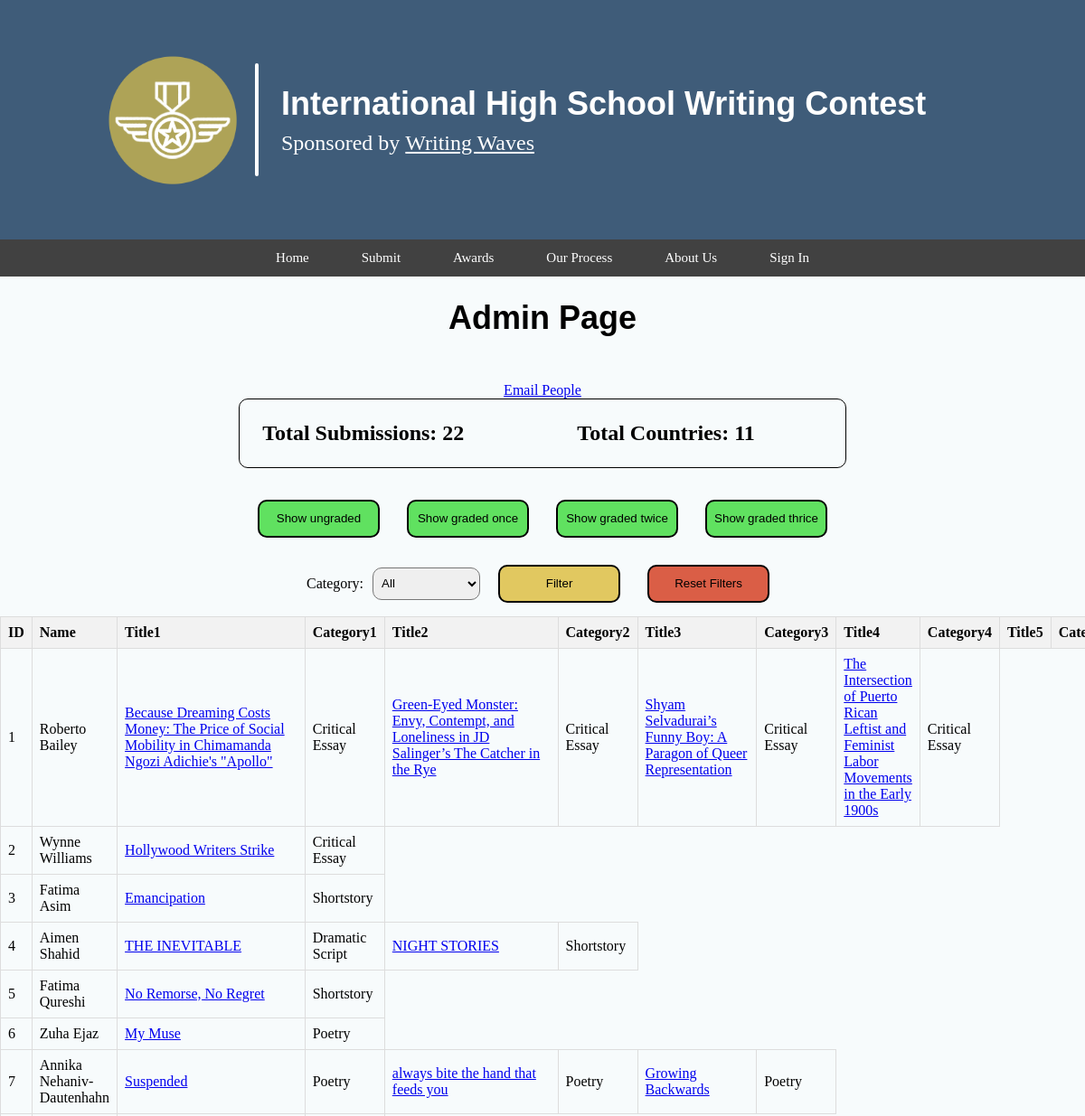
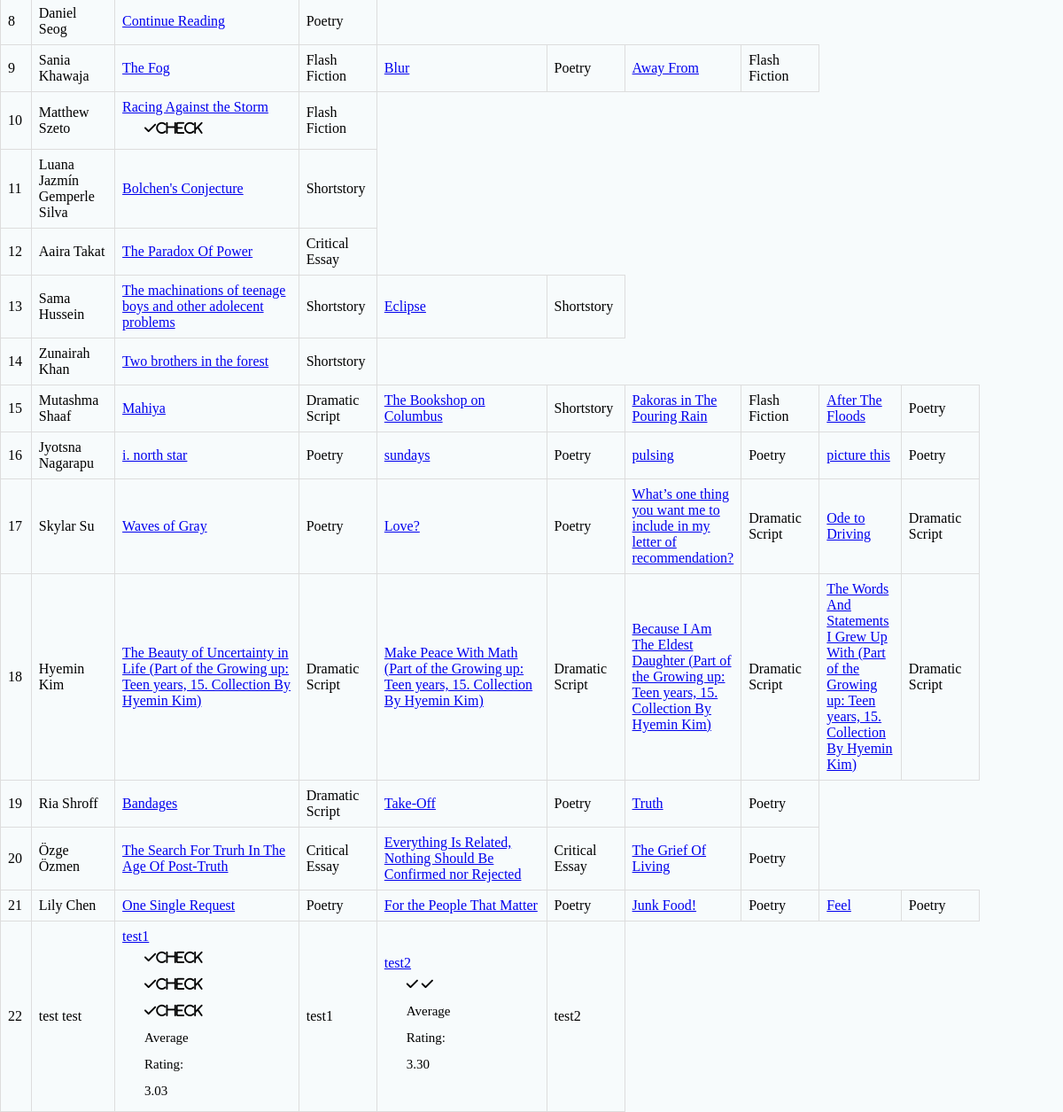
Before: /admin-page/ with the older database file (2 pictures, top to bottom).
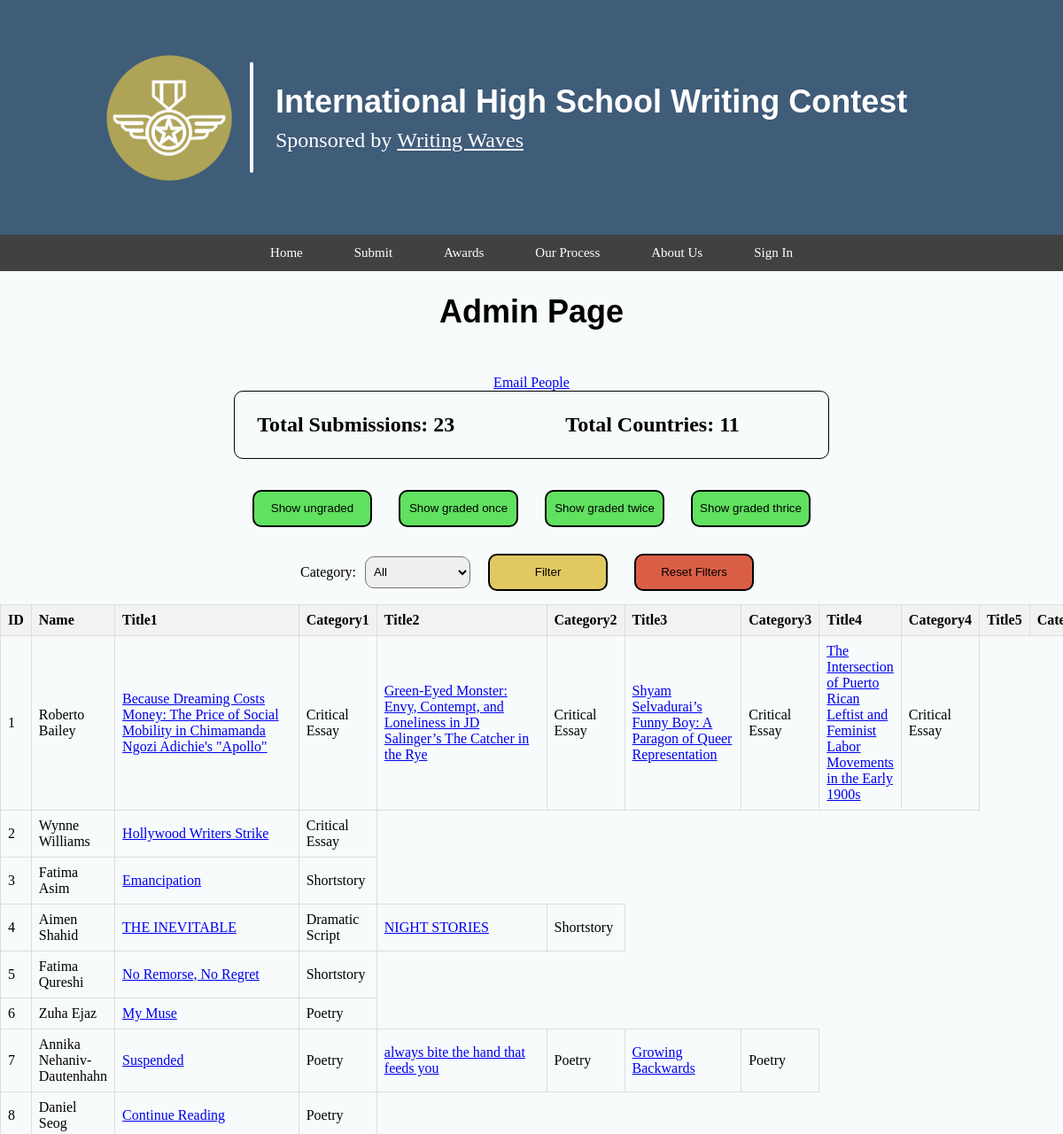
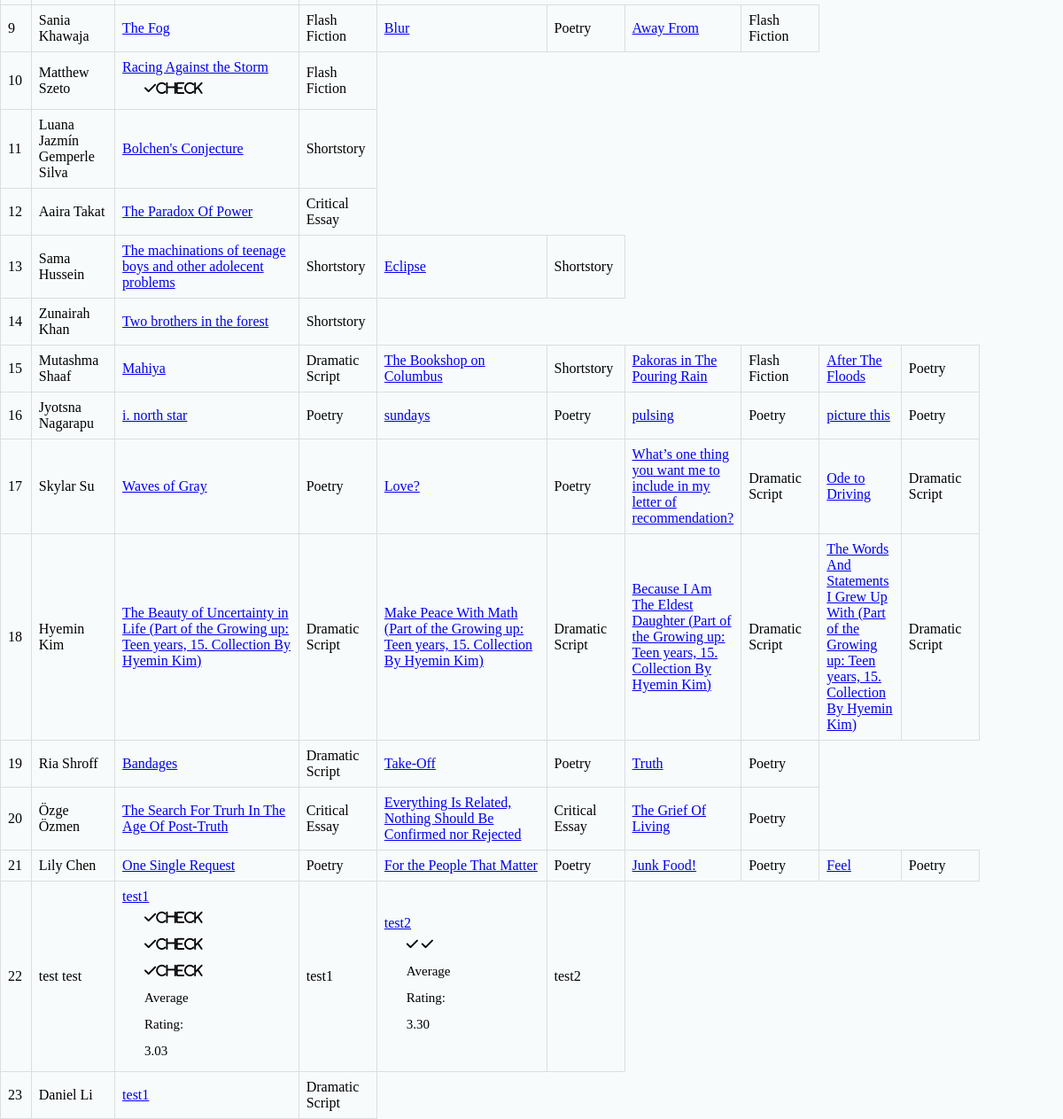
After: the same page with the newer database file (2 pictures, top to bottom).
### website_data/models.py (models this page shows, shortened)
class TestFileModel(models.Model):
    firstname = models.CharField(default="___", max_length=100, blank=True)
    lastname = models.CharField(default="___", max_length=100, blank=True)
    email = models.CharField(default="___", max_length=100, blank=True)
    phone_number = models.CharField(default="___", max_length=100, blank=True)
    country = models.CharField(default="___", max_length=100, blank=True)
    city = models.CharField(default="___", max_length=100, blank=True)
    zipcode = models.CharField(default="___", max_length=100, blank=True)
    grade_level = models.CharField(default="___", max_length=100, blank=True)
    birthday = models.DateField(default="1990-01-01", blank=True)
    school_name = models.CharField(default="___", max_length=100, blank=True)
    school_address = models.CharField(default="___", max_length=100, blank=True)
    parent_firstname = models.CharField(default="___", max_length=100, blank=True)
    parent_lastname = models.CharField(default="___", max_length=100, blank=True)
    parent_email = models.CharField(default="___", max_length=100, blank=True)
    parent_phone_number = models.CharField(default="___", max_length=100, blank=True)
    category1 = models.CharField(default="___", max_length=100, blank=True)
    title1 = models.CharField(default="___", max_length=100, blank=True)
    word_count1 = models.CharField(default="___", max_length=100, blank=True)
    pdf_file1 = models.FileField(default="___", blank=True)
    category2 = models.CharField(default="___", max_length=100, blank=True)
    title2 = models.CharField(default="___", max_length=100, blank=True)
    word_count2 = models.CharField(default="___", max_length=100, blank=True)
    pdf_file2 = models.FileField(default="___", blank=True)
    category3 = models.CharField(default="___", max_length=100, blank=True)
    title3 = models.CharField(default="___", max_length=100, blank=True)
    word_count3 = models.CharField(default="___", max_length=100, blank=True)
    pdf_file3 = models.FileField(default="___", blank=True)
    category4 = models.CharField(default="___", max_length=100, blank=True)
    title4 = models.CharField(default="___", max_length=100, blank=True)
    word_count4 = models.CharField(default="___", max_length=100, blank=True)
    pdf_file4 = models.FileField(default="___", blank=True)
    category5 = models.CharField(default="___", max_length=100, blank=True)
    title5 = models.CharField(default="___", max_length=100, blank=True)
    word_count5 = models.CharField(default="___", max_length=100, blank=True)
    pdf_file5 = models.FileField(default="___", blank=True)
    judge_model1 = models.OneToOneField(
        JudgeModel1, related_name="test_file_model", on_delete=models.SET_NULL, null=True, blank=True, default=None
    )
    judge_model2 = models.OneToOneField(
        JudgeModel2, related_name="test_file_model", on_delete=models.SET_NULL, null=True, blank=True, default=None
    )
    judge_model3 = models.OneToOneField(
        JudgeModel3, related_name="test_file_model", on_delete=models.SET_NULL, null=True, blank=True, default=None
    )
    average_rating = models.FloatField(null=True, blank=True, default=None)     # Field to store average rating
    all_judges_filled = models.BooleanField(default=False)
    is_email_notified = models.BooleanField(default=False)
    is_active = models.BooleanField(default=True)
    AWARD_CATEGORIES = (
        ('gold', 'Gold'),
        ('silver', 'Silver'),
        ('bronze', 'Bronze'),
        ('honor', 'Honor'),
        ('no_award', 'No Award'),
    )
    award = models.CharField(
        max_length=10,
        choices=AWARD_CATEGORIES,
        default='no_award',
        blank=True,
        help_text="Select the award category"
    )
    class Meta:
        verbose_name = "Student Submission"

class JudgeModel1(models.Model):
    graded_by = models.CharField(max_length=50)
    review = models.CharField(max_length=300, default='', null=True, blank=True)
    rating = models.CharField(max_length=5)
    submission = models.CharField(max_length=5, default='', null=True, blank=True)
    sub_number = models.CharField(max_length=5, default='', null=True, blank=True)

class JudgeModel2(models.Model):
    graded_by = models.CharField(max_length=50)
    review = models.CharField(max_length=300, default='', null=True, blank=True)
    rating = models.CharField(max_length=5)
    submission = models.CharField(max_length=5, default='', null=True, blank=True)
    sub_number = models.CharField(max_length=5, default='', null=True, blank=True)

class JudgeModel3(models.Model):
    graded_by = models.CharField(max_length=50)
    review = models.CharField(max_length=300, default='', null=True, blank=True)
    rating = models.CharField(max_length=5)
    submission = models.CharField(max_length=5, default='', null=True, blank=True)
    sub_number = models.CharField(max_length=5, default='', null=True, blank=True)

### website_data/views.py (the view)
# urls.py: path('admin-page/', views.admin_page),
def admin_page(request):
    combined_model = list(JudgeModel1.objects.all().values()) + list(JudgeModel2.objects.all().values()) + list(JudgeModel3.objects.all().values())
    graded_lst = [int(i['submission']) for i in combined_model]
    countries = [d['country'] for d in list(TestFileModel.objects.all().values())]
    countries = set(countries)
    return render(request, "admin_page.html", {"submissions": list(TestFileModel.objects.all().values()),
                                               "gradings": combined_model,
                                               "graded_lst": graded_lst,
                                               "countries": countries})

### website_data/templates/admin_page.html (shortened to what this page needs)
{% load static %}
<!DOCTYPE html>
<html lang="en">
  <head>
    <link rel="stylesheet" href="../static/style.css" />
  </head>
  <body>
    <ul class="top-nav">
      <img class="logo" src="../static/jack_logo.png" alt="">
      <div class="vl"></div>
      <div class="title-nav">
        <h1>International High School Writing Contest</h1>
        <div class="underline-text">
          <h2>Sponsored by</h2>
          <h2 style="text-decoration: underline; margin-left: 6px !important;">Writing Waves</h2>
        </div>
      </div>
    </ul>
    <nav>
      <ul class="right">
        <li><a href="/home" style="color: white; background-color: rgba(0, 0, 0, 0);">Home</a></li>
        <li><a href="/submit">Submit</a></li>
        <li><a href="/awards">Awards</a></li>
        <li><a href="/process">Our Process</a></li>
        <li><a href="/about">About Us</a></li>
        <li><a href="/sign-in">Sign In</a></li>
      </ul>
    </nav>
    <h1>Admin Page</h1>
    <a href="/admin-page/email-page" style="text-align: center;">Email People</a>
    <div style="display: flex;border: 1px solid black;border-radius: 10px;margin: 0 auto 20px auto;">
      <h2>Total Submissions: {{submissions|length}}</h2>
      <h2>Total Countries: {{countries|length}}</h2>
    </div>
    <div class="filter-box">
      <button onclick="showUngraded()">Show ungraded</button>
      <button onclick="showGradedOnce()">Show graded once</button>
      <button onclick="showGradedTwice()">Show graded twice</button>
      <button onclick="showGradedThrice()">Show graded thrice</button>
    </div>
    <div class="filter-box">
      <label for="category">Category:</label>
      <select id="category" name="category">
          <option value="all">All</option>
      </select>
      <button onclick="filter()" style="background-color: #e1c860 !important;">Filter</button>
      <button onclick="javascript:window.location.reload()" style="background-color: #da5e46 !important;">Reset Filters</button>
    </div>
    <table id="submission-table">
      <thead>
        <tr>
          <th>ID</th>
          <th>Name</th>
          <th>Title1</th>
          <th>Category1</th>
          <th>Title2</th>
          <th>Category2</th>
          <th>Title3</th>
          <th>Category3</th>
          <th>Title4</th>
          <th>Category4</th>
          <th>Title5</th>
          <th>Category5</th>
        </tr>
      </thead>
      <tbody>
        {% for submission in submissions %}
          {% if submission.id in graded_lst %}
            <tr class="graded">
              <td>{{forloop.counter}}</td>
              <td>{{submission.firstname}} {{submission.lastname}}</td>
              <td class='title-field'>
                <a href="/admin-page/submission?id={{submission.id}}&sub=1">{{submission.title1}}</a>
                <p class="judge-reviews">
                  {% for grade in gradings %}
                      {% if submission.id|slugify == grade.submission|slugify and grade.sub_number == '1' %}
                        <i class="fa-solid fa-check">check</i>
                      {% endif %}
                  {% endfor %}
                </p>
              </td>
              <td class='category-field'>{{submission.category1}}</td>
              {% if submission.title2 != "" and submission.title2 != "___" %}
                <td class='title-field'>
                  <a href="/admin-page/submission?id={{submission.id}}&sub=2">{{submission.title2}}</a>
                  <p class="judge-reviews">
                    {% for grade in gradings %}
                        {% if submission.id|slugify == grade.submission|slugify and grade.sub_number == '2' %}
                          <i class="fa-solid fa-check"></i>
                        {% endif %}
                    {% endfor %}
                  </p>
                </td>
                <td class='category-field'>{{submission.category2}}</td>
              {% endif %}
            </tr>
          {% else %}
            <tr>
              <td>{{forloop.counter}}</td>
              <td>{{submission.firstname}} {{submission.lastname}}</td>
              <td class='title-field'><a href="/admin-page/submission?id={{submission.id}}&sub=1">{{submission.title1}}</a></td>
              <td class='category-field'>{{submission.category1}}</td>
              {% if submission.title2 != "" and submission.title2 != "___" %}
                <td class='title-field'><a href="/admin-page/submission?id={{submission.id}}&sub=2">{{submission.title2}}</a></td>
                <td class='category-field'>{{submission.category2}}</td>
              {% endif %}
              {% if submission.title3 != "" and submission.title3 != "___" %}
                <td class='title-field'><a href="/admin-page/submission?id={{submission.id}}&sub=3">{{submission.title3}}</a></td>
                <td class='category-field'>{{submission.category3}}</td>
              {% endif %}
              {% if submission.title5 != "" and submission.title5 != "___" %}
                <td class='title-field'><a href="/admin-page/submission?id={{submission.id}}&sub=5">{{submission.title5}}</a></td>
                <td class='category-field'>{{submission.category5}}</td>
              {% endif %}
            </tr>
        {% endif %}
        {% endfor %}
      </tbody>
    </table>
</body>
</html>

### website_data/static/style.css (style rules this page uses)
html { overflow-x: hidden; }
body { margin: 0; background-color: #F7FBFC; position: relative; display: flex; flex-direction: column; }
h1 { font-family: 'Apex Mk3', sans-serif; text-align: center; font-size: 45px; margin: 25px; margin-bottom: 50px; }
@media screen and (max-width: 1232px) { h1 { font-size: 3vw; } }
@media screen and (max-width: 1232px) { h2 { font-size: 2vw; } }
body > nav > ul > li:nth-child(1) > a { color: black; background-color: white; }
@media (max-width: 1245px) { p, li, h3 { font-size: 15px !important; } }
body { overflow-x: hidden; }
h2 { line-height: 35px; margin-left: 25px; margin-right: 100px; }
p { margin-left: 25px; margin-right: 100px; line-height: 35px; }
nav { height: 41px; width: 100%; font-size: 20px; margin: 0; display: flex; flex-wrap: wrap; align-content: center; justify-content: center; top: 0; position: sticky; background-color: #414141; }
.top-nav { width: 100%; height: 65px; margin: 0; padding: 100px; background-color: #3f5c79; display: flex; align-items: center; }
.title-nav { display: flex; flex-direction: column; }
.title-nav h1 { margin-bottom: 0px !important; }
.title-nav h2 { margin-top: 5px !important; font-family: 'Apex Mk3'; font-weight: 300; color: white; }
.underline-text { display: flex; }
.underline-text h2 { margin-right: 0 !important; }
.logo { width: 182px; }
.vl { border-left: 4px solid rgb(255, 255, 255); border-radius: 5px; height: 125px; }
.top-nav h1 { color: white; }
nav ul { height: 175px; list-style-type: none; margin: 0; padding: 0; overflow: hidden; display: flex; align-items: center; }
nav ul li { float: left; }
nav ul li a { display: block; color: white; text-align: center; padding: 9px 29px; text-decoration: none; transition: background-color 0.1s ease-in-out; }
h2 { font-size: 2vw; }
p { font-size: 1vw; }
@media screen and (max-width: 1900px) { li { height: auto; font-size: 25px; } }

### website_data/templates/admin_page.html (style rules this page uses)
p { margin-left: 25px; margin-bottom: 0px; margin-right: 100px; margin-top: 0px; line-height: 30px; text-transform: capitalize; }
.filter-box { display: flex; flex-wrap: wrap; justify-content: center; }
.filter-box button { border-radius: 10px; outline: none; height: 42px; width: 135px; margin: 15px; background-color: #60e160; border: 2px solid black; cursor: pointer; }
.filter-box label { margin: auto 5px; }
.filter-box select { height: 36px; margin: auto 5px; border-radius: 10px; padding-left: 5px; cursor: pointer; }
table { border-collapse: collapse; width: 100%; }
th, td { border: 1px solid #dddddd; text-align: left; padding: 8px; }
th { background-color: #f2f2f2; }

Changed rows visible on the page:
added TestFileModel: firstname "Daniel", lastname "Li", title1 "test1", category1 "Dramatic Script"
Other visible differences:
{{ submissions|length }}: "22" → "23"
